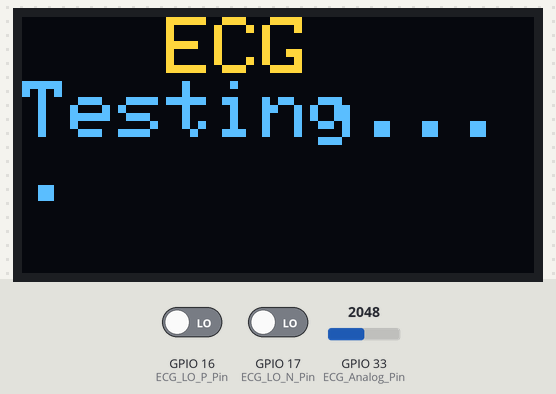
The sketch below on a simulated ESP32. Parts: 128×64 one-colour display. Inputs (shaded band) come from the test bench; at power-on: GPIO 16 (ECG_LO_P_Pin) LOW, GPIO 17 (ECG_LO_N_Pin) LOW, GPIO 33 (ECG_Analog_Pin) = 2048. The OLED is the two-colour kind (top 16 rows yellow); WiFi joins after 1.5 s; servers stay silent unless stated; uploads are accepted with an empty reply; what the sketch prints to the serial monitor is not drawn.

Above: at 2.8 s.
2.9 s: GPIO 16 (ECG_LO_P_Pin) driven HIGH
Timing chart, 0 to 5.9 s (numbered marks = the images above; inputs shaded):
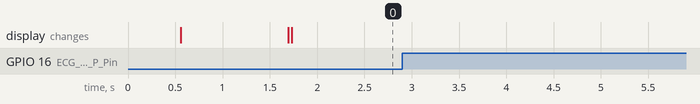

The sketch:

ECG.ino
```cpp
#include <WiFi.h>
#include <HTTPClient.h>
#include <ArduinoJson.h>
#include "DHT.h"
#include <SPI.h>
#include <Wire.h>
#include <Adafruit_GFX.h>
#include <Adafruit_SH1106.h>
#define OLED_SDA 21
#define OLED_SCL 22
Adafruit_SH1106 display(OLED_SDA, OLED_SCL);


const char* ssid       = "ANTT SOFT_ROOM";
const char* password   = "AnttRoboticsLtd123";

const char* ECG_serverName  = "https://iotsnacksbox.io/api/trigger/ECG?snacksboxtoken=74d5f0f35dac8586f5b3b6d882c49f19c8ab84fc5c3a0968c27b1f8b6f6b47d6" ;

#define ECG_Analog_Pin 33 //<<<<<<<<<<<<<<<<<<<<<<<<<<<<<<<<<<<<<<<<<<<<<
#define ECG_LO_P_Pin 16 //<<<<<<<<<<<<<<<<<<<<<<<<<<<<<<<<<<<<<<<<<<<<<<<
#define ECG_LO_N_Pin 17 //<<<<<<<<<<<<<<<<<<<<<<<<<<<<<<<<<<<<<<<<<<<<<<<
//#define shutdown_pin 13 //<<<<<<<<<<<<<<<<<<<<<<<<<<<<<<<<<<<<<<<<<<<<<<SDN
int ECG_Value = 0;

void setup() {

  WiFi.begin(ssid, password);
  Serial.begin(115200);


  Serial.println("Connecting");
  while (WiFi.status() != WL_CONNECTED) {
    delay(500);
    Serial.print(".");
    display.begin(SH1106_SWITCHCAPVCC, 0x3C);  // initialize with the I2C addr 0x3D (for the 128x64)
    display.clearDisplay();
    display.setTextColor(WHITE);
    display.clearDisplay();
    display.setRotation(0);
    display.setTextSize(1);
    display.setCursor(0, 28);
    display.print("Connecting to Wifi..");
    display.display();

  }

  display.clearDisplay();
  display.setRotation(0);
  display.setTextSize(1);
  display.setCursor(34, 28);
  display.print("Connected");
  display.display();

  Serial.println("");
  Serial.print("Connected to WiFi network with IP Address: ");
  Serial.println(WiFi.localIP());
  pinMode(ECG_LO_P_Pin, INPUT); // Setup for leads off detection LO +

  pinMode(ECG_LO_N_Pin, INPUT); // Setup for leads off detection LO -
}


// ***************************************Function creating For sensor*****************************
void ECG() {
  if ((digitalRead(16) == 1) || (digitalRead(17) == 1)) { //check if leads are removed
    Serial.println("leads off!");
  }
  else {
    ECG_Value = analogRead(33);
  }
  delay(10);
}


// **************************************2*Logic of Controling "Server" from <-- "Device"*****************************

  //++++++++++++++++++++++++++++++++++++++ECG_serverName+++++++++++++++++++++++++++++++++++++++++++++++++++++++++++++
  void ECG_Rate_Post() {

    HTTPClient http;
    http.begin(ECG_serverName);
    // Specify content-type header
    http.addHeader("Content-Type", "application/x-www-form-urlencoded");
    http.addHeader("Content-Type", "application/json");

    char buffer[62];
    DynamicJsonDocument doc1(62);
    JsonObject data = doc1.createNestedObject("data");

    data["ECG_Rate"] = ECG_Value;
    serializeJson(doc1, buffer);
    Serial.print(buffer);

    String httpRequestData = buffer;
    int httpResponseCode = http.POST(httpRequestData);

    Serial.print("HTTP Response code: ");
    Serial.println(httpResponseCode);
    http.end();

  }


  void loop() {

    if (WiFi.status() == WL_CONNECTED) {
      ECG();
      display.clearDisplay();
      display.setRotation(0);
      display.setTextSize(2);
      display.setCursor(0, 0);
      display.println("   ECG ");
      display.println("Testing....");
      display.display();
      ECG_Rate_Post();
    }
    else {
      Serial.println("WiFi Disconnected");
    }

  }
```

Measured:
- after the input at 2.9 s, every drawn part: stays the same
